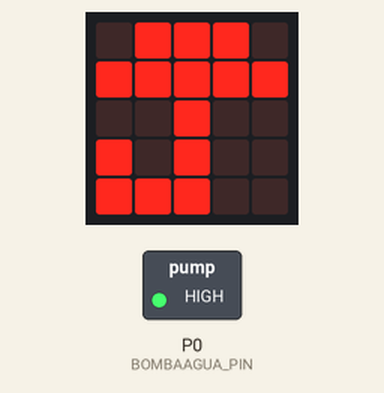
This program was run on a simulated BBC micro:bit (MakeCode). Shown: the board's 5×5 LED display, switched loads named in the program (green lamp = pin HIGH).

Above: at 0.1 s.
At 60.7 s:
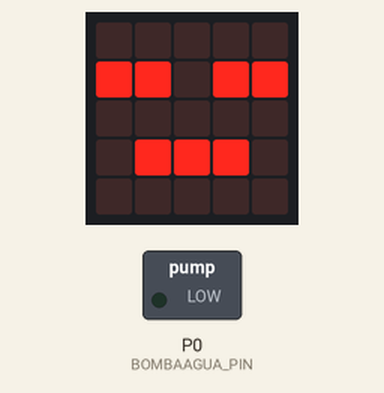
Timing chart, 0 to 62.2 s (numbered marks = the images above):
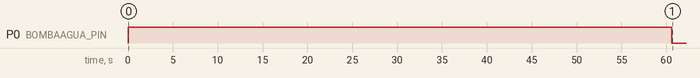

Measured:
- by itself, P0 (BOMBAAGUA_PIN): LOW → HIGH at 0.00 s, → LOW 60.6 s later

The program:

main.ts
```typescript
function LEDoff () {
    basic.showIcon(IconNames.Asleep)
    basic.pause(5000)
    basic.clearScreen()
}
function LEDon () {
    basic.showIcon(IconNames.Umbrella)
}
let ENCENDER_WS = 1
let BOMBAAGUA_PIN = DigitalPin.P0
let ENCENDIDO_WS = 1 * 60 * 1000
let APAGADO_WS = 6 * 60 * 60 * 1000
radio.setGroup(1)
control.inBackground(function () {
    while (true) {
        pins.digitalWritePin(BOMBAAGUA_PIN, 1)
        LEDon()
        ENCENDER_WS = 1
        basic.pause(ENCENDIDO_WS)
        pins.digitalWritePin(BOMBAAGUA_PIN, 0)
        ENCENDER_WS = 0
        LEDoff()
        basic.pause(APAGADO_WS)
    }
})
```

test.ts
```typescript
// aquí va el archivo "tests"; esto no se compilará cuando este paquete se utilice como una extensión.
```
